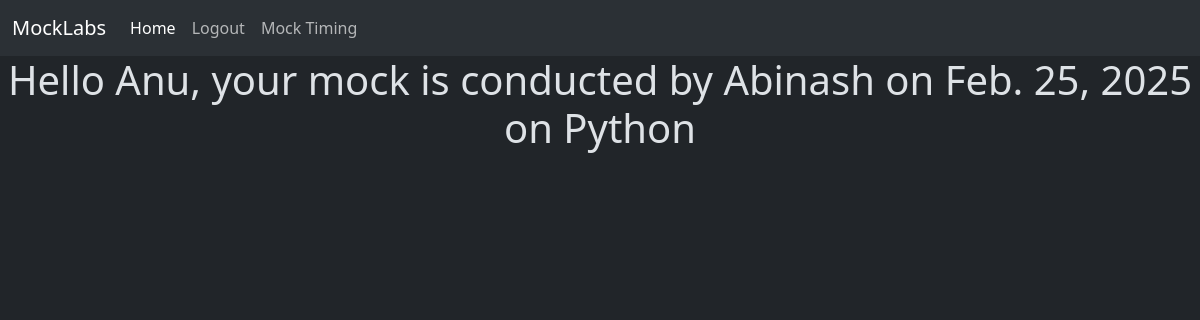
The page /student/see_schedule/ (signed in) on the database its author committed.
### hr/models.py (models this page shows, shortened)
class StudentRating(models.Model):
    subjects = [
        ('Python','Python'),
        ('Java','Java'),
        ('MongoDB','MongoDB'),
        ('React js','Reactjs'),
        ('ExpressJs','ExpressJs'),
        ('Nodejs','Nodejs'),
        ('SQL','SQL'),
        ('WEB_TECH','WEB_TECH'),
        ('DJango','Django'),
        ('Spring','Spring'),
        ('HyberNet','HyberNet'),
        ('SpringBoot','SpringBoot'),
    ]
    Ratings = [
        ('*','*'),
        ('1','1'),
        ('2','2'),
        ('3','3'),
    ]
    student = models.ForeignKey(User,on_delete=models.CASCADE,related_name='rating')
    subject = models.CharField(max_length=100,choices=subjects,default='Python')
    Technical = models.CharField(max_length=200,choices=Ratings,default='1')
    Communication = models.CharField(max_length=100,choices=Ratings,default='1')
    Programming = models.CharField(max_length=50,choices=Ratings,default='1')
    remarks = models.CharField(max_length=200)
    conducted_by = models.ForeignKey(User,on_delete=models.CASCADE,related_name='by')
    conducted_on = models.DateField(auto_now=True, auto_now_add=False)

### student/views.py (the view)
    def inner(request,*args, **kwargs):
        un = request.session.get('username')
        if un:
            return functionn(request,*args,**kwargs)
        return HttpResponseRedirect(reverse('student_login'))

### student/views.py (called while the page is built)
def login_required(functionn):
    def inner(request,*args, **kwargs):
        un = request.session.get('username')
        if un:
            return functionn(request,*args,**kwargs)
        return HttpResponseRedirect(reverse('student_login'))
    return inner

@login_required
def see_schedule(request):
    sun = request.session.get('username')
    SO = User.objects.get(username=sun)
    d = {'SO':SO}
    return render(request,'student/see_schedule.html',d)

### templates/student/see_schedule.html (shortened to what this page needs)
{% extends "student/base.html" %}
{% block content %}
  <center>
    <h1>
        {% for ratings in SO.rating.all %}
          Hello {{SO.first_name}},
                your mock is conducted by {{ratings.conducted_by.first_name}} on {{ratings.conducted_on}} on {{ratings.subject}}
        {% endfor %}
    </h1>
  </center>
{% endblock content %}

### rows shown on the page
StudentRating: conducted_by.first_name "Abinash", conducted_on "Feb. 25, 2025", subject "Python"

### other values the page prints
{{ SO.first_name }} "Anu"
